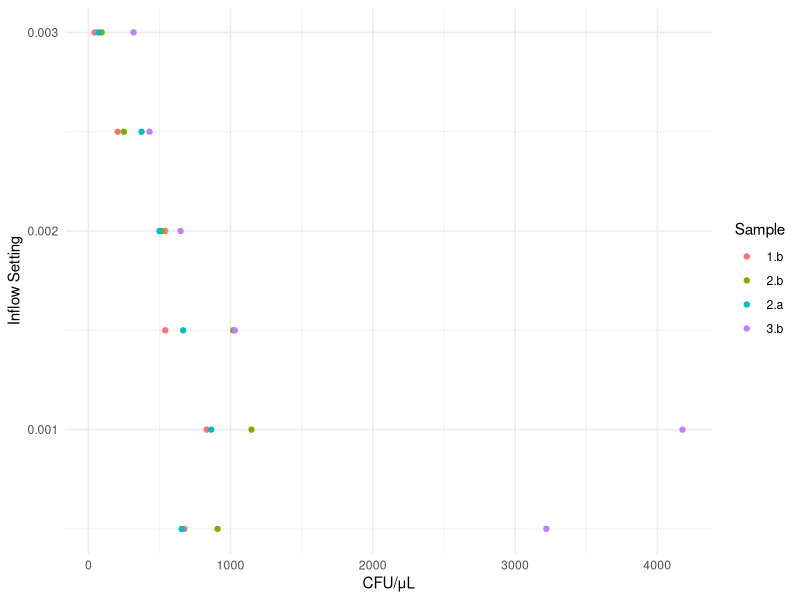
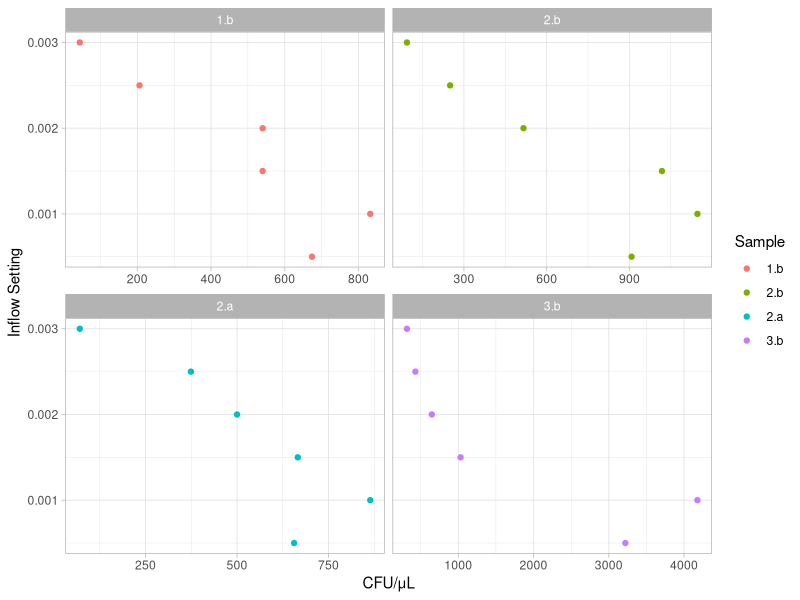
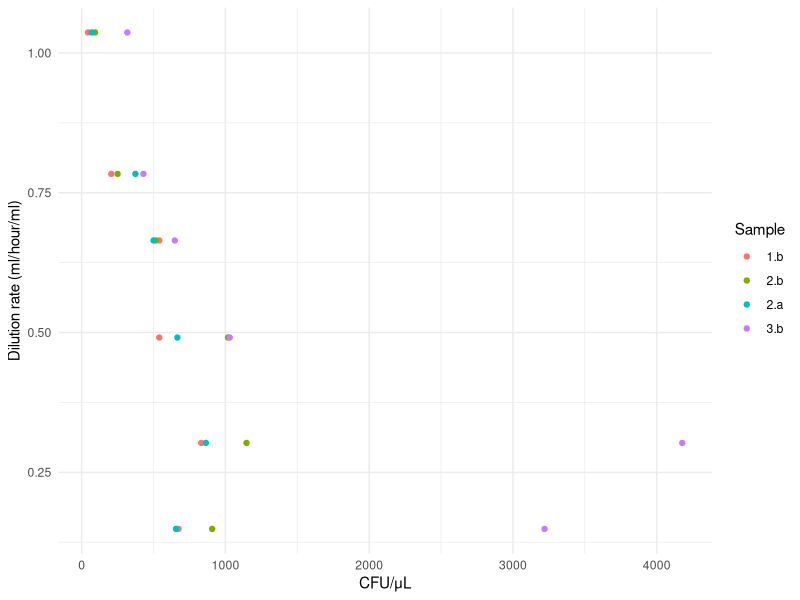
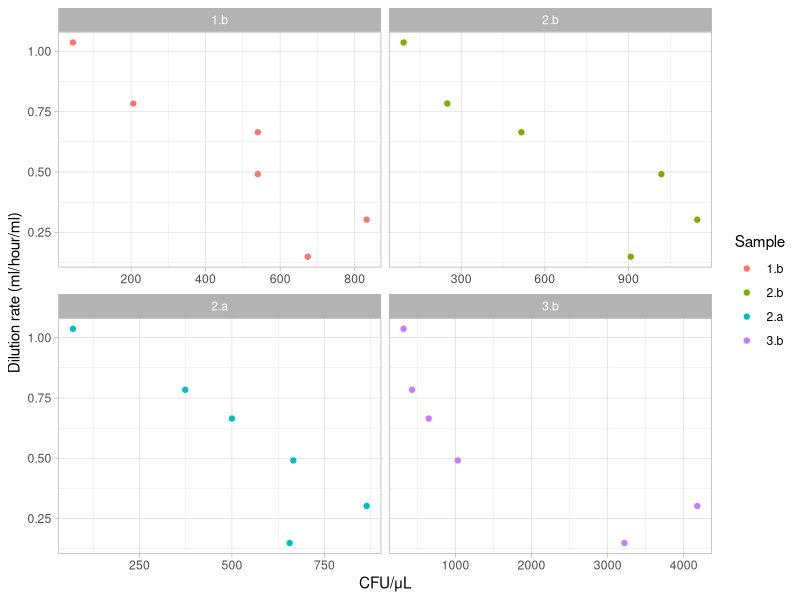
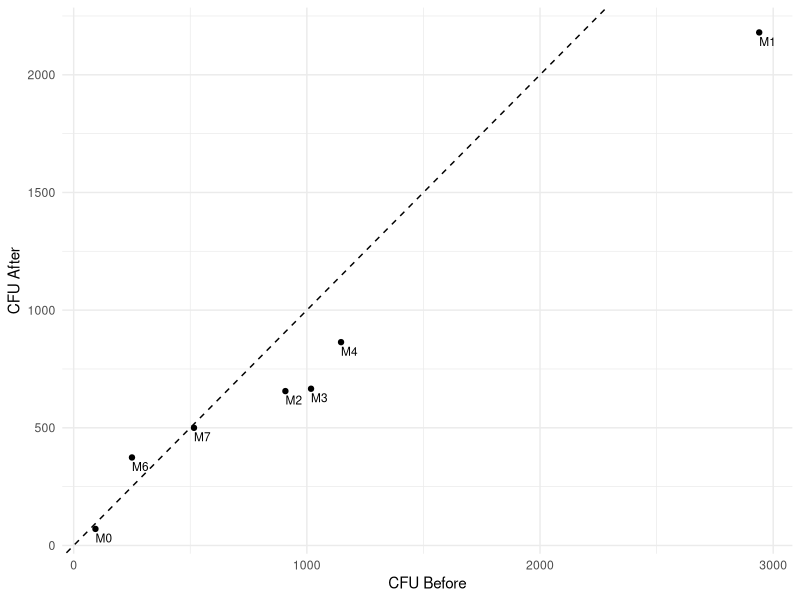

Source code (R) for these figures, in order:
## ---- chunk 1
#### Required packages
library(tidyverse)        

#### Clear  environment 
rm(list = ls())   
## ---- chunk 2
CC <- read.csv("cfu_counts_JO.csv")

outflow <- read.csv("outflow_rates_JO.csv")
## ---- chunk 3
CC <- CC %>%
  
  rowwise() %>%
  
  mutate(av_counts = mean(c(dot1, dot2, dot3, dot4, dot5,
                             dot6, dot7, dot8, dot9, dot10), 
                           na.rm = T))
  
## ---- chunk 4
CC <- CC %>%
  
  rowwise() %>%
  
  # each dot is 5ul, so divide by 5 to get counts per ul
  mutate(av_counts_ul = av_counts / 5) %>%
  
  # multiply by dilution factor to get CFUs per ml 
  # first row is 100ul so it would be: count * 10 ^ 1
  # six row would be: count * 10 ^ 6 
  mutate(cfu_ml = av_counts_ul * 10 ^ dilution_factor) %>% 
  
  # get CFUs per ul
  mutate(cfu_ul = cfu_ml/1000)
## ---- chunk 5
CC <- CC %>%
  
  filter(day != 0) %>%
  
  mutate(sample = interaction(day, time))
  
CC$sample <- as.factor(CC$sample)
## ---- chunk 6
outflow <- outflow %>%
  
  select(c(bioreactor, day_measured, volume_out)) %>%
  
  group_by(bioreactor) %>%
  
  summarise(outflow_mean = mean(volume_out))

CC <- CC %>%
  
  left_join(outflow, by = c("ID" = "bioreactor"))

## ---- chunk 7
CC <- CC %>%
  
  # volume coming in every hour (in ml)
  mutate(outflow_per_hour = outflow_mean/24) %>%
  
  # as a fraction of the volume of the vial (21ml) to get rate of dilution 
  mutate(dilution_rate = outflow_per_hour/21)
## ---- chunk 8

# removing the control (all at 0) and M1 reactor - pump failed on first day
CC_plot <- CC %>%
  filter(!(ID %in% c("M1", "M5")))

ggplot(CC_plot, aes(x = cfu_ul, y = inflow_setting, color = sample)) +
  geom_point() + 
  #geom_smooth(method = "loess", se = FALSE, span = 10) + 
  labs(x = "CFU/μL", y = "Inflow Setting", color = "Sample") +
  theme_minimal()

## ---- chunk 9
ggplot(CC_plot, aes(x = cfu_ul, y = inflow_setting, color = sample)) +
  geom_point() + 
  #geom_smooth(method = "loess", se = FALSE, span = 10) + 
  labs(x = "CFU/μL", y = "Inflow Setting", color = "Sample") +
  theme_light() +
  facet_wrap(~ sample, scales = "free_x")
## ---- chunk 10

CC_plot <- CC %>%
  filter(!(ID %in% c("M1", "M5")))

ggplot(CC_plot, aes(x = cfu_ul, y = dilution_rate, color = sample)) +
  geom_point() + 
  #geom_smooth(method = "loess", se = FALSE, span = 1) + 
  labs(x = "CFU/μL", y = "Dilution rate (ml/hour/ml)", color = "Sample") +
  theme_minimal()

## ---- chunk 11
ggplot(CC_plot, aes(x = cfu_ul, y = dilution_rate, color = sample)) +
  geom_point() + 
  #geom_smooth(method = "loess", se = FALSE, span = 10) + 
  labs(x = "CFU/μL", y = "Dilution rate (ml/hour/ml)", color = "Sample") +
  theme_light() +
  facet_wrap(~ sample, scales = "free_x")
## ---- chunk 12

CC_wide <- CC %>%
  
  select(ID, sample, cfu_ul) %>%
  
    pivot_wider(names_from = sample, 
                values_from = cfu_ul, 
                names_prefix = "cfu_ul_") %>%
  
  filter(ID != "M5")


ggplot(CC_wide, aes(x = cfu_ul_2.b, y = cfu_ul_2.a)) +
  geom_point() +  # Scatter plot points
  geom_abline(slope = 1, intercept = 0, linetype = "dashed") +
  geom_text(aes(label = ID), vjust = 1.5, hjust = 0, size = 3) + 
  labs(x = "CFU Before", y = "CFU After") +
  theme_minimal()
